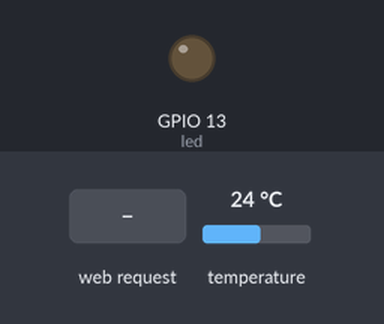
A program run on a simulated ESP32. Parts: output pins drawn as LEDs (lit = HIGH). The test bench sets the inputs (shaded band); at power-on: temperature 24 °C. WiFi joins after 1.5 s; servers stay silent unless stated; what the program prints to the serial monitor is not drawn.

Above: at 2.7 s.
2.8 s: HTTP request GET / received
At 3.4 s:
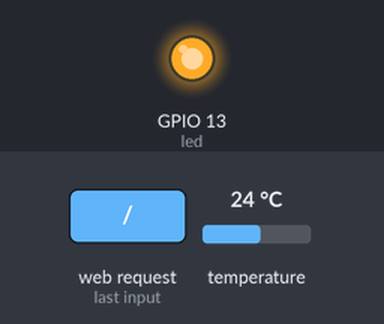
Timing chart, 0 to 5.8 s (numbered marks = the images above; inputs shaded):
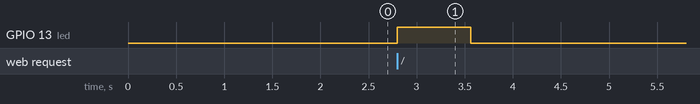

Measured:
- after the input at 2.8 s, GPIO 13 (led): LOW → HIGH at once, → LOW 0.76 s later

The program:

main.cpp
```cpp
#include <WiFi.h>
#include <WiFiClient.h>
#include <WebServer.h>
#include <ESPmDNS.h>
#include <OneWire.h>
#include <DallasTemperature.h>

#define ONE_WIRE_BUS 23
OneWire oneWire(ONE_WIRE_BUS);
DallasTemperature sensors(&oneWire);

const char* ssid = "WLAN-ESP";
const char* password = "agsesp32";

WebServer server(80);

const int led = 13;

void handleRoot() {
  digitalWrite(led, 1);
  float temp = get_temp();
  server.send(
    200,
    "text/html",
    "<script>setTimeout('window.location.reload();', 1000);</script><style>body{ background-color: black; }</style><span style=\"color: red; font-size: 20em;\">" + String(temp) + char(176) + "C</span>"
  );
  digitalWrite(led, 0);
}

void handleNotFound() {
  digitalWrite(led, 1);
  String message = "File Not Found\n\n";
  message += "URI: ";
  message += server.uri();
  message += "\nMethod: ";
  message += (server.method() == HTTP_GET) ? "GET" : "POST";
  message += "\nArguments: ";
  message += server.args();
  message += "\n";
  for (uint8_t i = 0; i < server.args(); i++) {
    message += " " + server.argName(i) + ": " + server.arg(i) + "\n";
  }
  server.send(404, "text/plain", message);
  digitalWrite(led, 0);
}

void setup(void) {
  pinMode(led, OUTPUT);
  digitalWrite(led, 0);
  Serial.begin(115200);
  WiFi.mode(WIFI_STA);
  WiFi.begin(ssid, password);
  Serial.println("");

  // Wait for connection
  while (WiFi.status() != WL_CONNECTED) {
    delay(500);
    Serial.print(".");
  }
  Serial.println("");
  Serial.print("Connected to ");
  Serial.println(ssid);
  Serial.print("IP address: ");
  Serial.println(WiFi.localIP());

  if (MDNS.begin("FIA21B-420")) {
    Serial.println("MDNS responder started");
  }

  server.on("/", handleRoot);

  server.onNotFound(handleNotFound);

  server.begin();
  Serial.println("HTTP server started");

  sensors.begin();
}

float get_temp() {
  sensors.requestTemperatures();
  return sensors.getTempCByIndex(0);
}

void loop(void) {
  server.handleClient();
  delay(2);//allow the cpu to switch to other tasks
}
```
